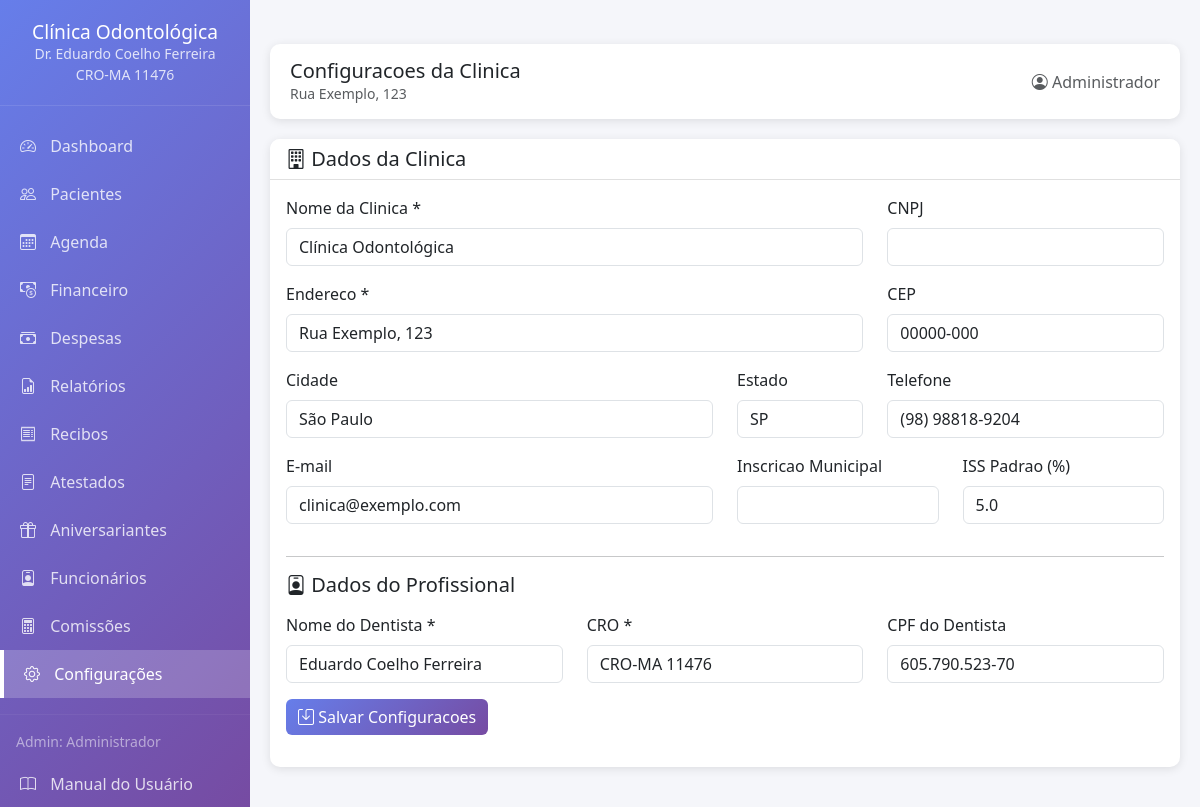
The page /configuracao (signed in) on the database its author committed.
### app.py (models this page shows, shortened)
class ConfiguracaoClinica(db.Model):
    __tablename__ = 'configuracao_clinica'
    id = db.Column(db.Integer, primary_key=True)
    nome_clinica = db.Column(db.String(200), nullable=False)
    endereco = db.Column(db.String(300), nullable=False)
    cidade = db.Column(db.String(100))
    estado = db.Column(db.String(2))
    cep = db.Column(db.String(10))
    email = db.Column(db.String(120))
    telefone = db.Column(db.String(20))
    nome_doutor = db.Column(db.String(200))
    cro = db.Column(db.String(20))
    cpf_doutor = db.Column(db.String(14))       # NOVO
    cnpj_clinica = db.Column(db.String(18))      # NOVO
    inscricao_municipal = db.Column(db.String(20))  # NOVO
    iss_percentual = db.Column(db.Float, default=5.0)  # NOVO
    @staticmethod
    def get_configuracao():
        config = ConfiguracaoClinica.query.first()
        return config

class Usuario(UserMixin, db.Model):
    __tablename__ = 'usuarios'
    id = db.Column(db.Integer, primary_key=True)
    username = db.Column(db.String(80), unique=True, nullable=False)
    password_hash = db.Column(db.String(200), nullable=False)
    nome_completo = db.Column(db.String(200))
    email = db.Column(db.String(120))
    cargo = db.Column(db.String(50), default='Dentista')
    cro = db.Column(db.String(20))
    cpf = db.Column(db.String(14))
    especialidade = db.Column(db.String(100))
    comissao_percentual = db.Column(db.Float, default=0.0)
    ativo = db.Column(db.Boolean, default=True)
    data_cadastro = db.Column(db.DateTime, default=datetime.utcnow)
    agendamentos = db.relationship('Agendamento', backref='profissional', lazy=True)
    tratamentos = db.relationship('FichaTratamento', backref='profissional', lazy=True)
    def tem_permissao(self, modulo):
        permissoes = {
            'Admin': [
                'dashboard', 'pacientes', 'ficha_clinica', 'ficha_ortodontica',
                'ficha_tratamento', 'odontograma', 'orcamento', 'agenda',
                'atestados', 'historico', 'aniversariantes', 'financeiro',
                'configuracao', 'funcionarios', 'comissoes', 'arquivos',
                'editar_pacientes', 'deletar_pacientes', 'editar_tratamentos',
                'excluir_tratamentos', 'ver_financeiro', 'editar_configuracao'
            ],
            'Dentista': [
                'dashboard', 'pacientes', 'ficha_clinica', 'ficha_ortodontica',
                'ficha_tratamento', 'odontograma', 'orcamento', 'agenda',
                'atestados', 'historico', 'aniversariantes', 'arquivos',
                'editar_tratamentos'
            ],
            'Secretaria': [
                'dashboard', 'pacientes', 'ficha_clinica', 'agenda',
                'atestados', 'aniversariantes', 'arquivos',
                'editar_pacientes'
            ],
            'Auxiliar': [
                'dashboard', 'pacientes', 'agenda', 'arquivos'
            ]
        }
        return modulo in permissoes.get(self.cargo, [])

### app.py (the view, shortened to what this page needs)
@app.route('/configuracao', methods=['GET', 'POST'])
@requer_permissao('editar_configuracao')
def configuracao():
    config = ConfiguracaoClinica.get_configuracao()
    return render_template('configuracao.html', config=config)

### app.py (called while the page is built)
@login_manager.user_loader
def load_user(user_id):
    return db.session.get(Usuario, int(user_id))

def requer_permissao(modulo):
    def decorator(f):
        @wraps(f)
        def decorated_function(*args, **kwargs):
            if not current_user.is_authenticated:
                return redirect(url_for('login'))
            if not current_user.tem_permissao(modulo):
                flash('Você não tem permissão para acessar esta área!', 'error')
                return redirect(url_for('dashboard'))
            return f(*args, **kwargs)
        return decorated_function
    return decorator

### templates/configuracao.html (shortened to what this page needs)
﻿{% extends "base.html" %}
{% block header_title %}Configuracoes da Clinica{% endblock %}
{% block content %}
<div class="card">
    <div class="card-header">
        <h5 class="mb-0"><i class="bi bi-building"></i> Dados da Clinica</h5>
    </div>
    <div class="card-body">
        <form method="POST">
            <div class="row">
                <div class="col-md-8 mb-3">
                    <label for="nome_clinica" class="form-label">Nome da Clinica *</label>
                    <input type="text" class="form-control" id="nome_clinica" name="nome_clinica" value="{{ config.nome_clinica }}" required>
                </div>
                <div class="col-md-4 mb-3">
                    <label for="cnpj_clinica" class="form-label">CNPJ</label>
                    <input type="text" class="form-control cnpj-mask" id="cnpj_clinica" name="cnpj_clinica" value="{{ config.cnpj_clinica or '' }}">
                </div>
            </div>
            <div class="row">
                <div class="col-md-8 mb-3">
                    <label for="endereco" class="form-label">Endereco *</label>
                    <input type="text" class="form-control" id="endereco" name="endereco" value="{{ config.endereco }}" required>
                </div>
                <div class="col-md-4 mb-3">
                    <label for="cep" class="form-label">CEP</label>
                    <input type="text" class="form-control cep-mask" id="cep" name="cep" value="{{ config.cep }}">
                </div>
            </div>
            <div class="row">
                <div class="col-md-6 mb-3">
                    <label for="cidade" class="form-label">Cidade</label>
                    <input type="text" class="form-control" id="cidade" name="cidade" value="{{ config.cidade }}">
                </div>
                <div class="col-md-2 mb-3">
                    <label for="estado" class="form-label">Estado</label>
                    <input type="text" class="form-control" id="estado" name="estado" value="{{ config.estado }}" maxlength="2">
                </div>
                <div class="col-md-4 mb-3">
                    <label for="telefone" class="form-label">Telefone</label>
                    <input type="text" class="form-control celular-mask" id="telefone" name="telefone" value="{{ config.telefone }}">
                </div>
            </div>
            <div class="row">
                <div class="col-md-6 mb-3">
                    <label for="email" class="form-label">E-mail</label>
                    <input type="email" class="form-control" id="email" name="email" value="{{ config.email }}">
                </div>
                <div class="col-md-3 mb-3">
                    <label for="inscricao_municipal" class="form-label">Inscricao Municipal</label>
                    <input type="text" class="form-control" id="inscricao_municipal" name="inscricao_municipal" value="{{ config.inscricao_municipal or '' }}">
                </div>
                <div class="col-md-3 mb-3">
                    <label for="iss_percentual" class="form-label">ISS Padrao (%)</label>
                    <input type="number" step="0.1" class="form-control" id="iss_percentual" name="iss_percentual" value="{{ config.iss_percentual or 5 }}">
                </div>
            </div>
            <hr>
            <h5 class="mb-3"><i class="bi bi-person-badge"></i> Dados do Profissional</h5>
            <div class="row">
                <div class="col-md-4 mb-3">
                    <label for="nome_doutor" class="form-label">Nome do Dentista *</label>
                    <input type="text" class="form-control" id="nome_doutor" name="nome_doutor" value="{{ config.nome_doutor }}" required>
                </div>
                <div class="col-md-4 mb-3">
                    <label for="cro" class="form-label">CRO *</label>
                    <input type="text" class="form-control cro-mask" id="cro" name="cro" value="{{ config.cro }}" required>
                </div>
                <div class="col-md-4 mb-3">
                    <label for="cpf_doutor" class="form-label">CPF do Dentista</label>
                    <input type="text" class="form-control cpf-mask" id="cpf_doutor" name="cpf_doutor" value="{{ config.cpf_doutor or '' }}">
                </div>
            </div>
            <button type="submit" class="btn btn-primary">
                <i class="bi bi-save"></i> Salvar Configuracoes
            </button>
        </form>
    </div>
</div>
{% endblock %}

### templates/base.html (shortened to what this page needs)
﻿<!DOCTYPE html>
<html lang="pt-BR">
<head>
    <link href="https://cdn.jsdelivr.net/npm/bootstrap@5.3.0/dist/css/bootstrap.min.css" rel="stylesheet">
    <link href="https://cdn.jsdelivr.net/npm/bootstrap-icons@1.11.0/font/bootstrap-icons.css" rel="stylesheet">
    <link href="https://cdnjs.cloudflare.com/ajax/libs/font-awesome/6.4.0/css/all.min.css" rel="stylesheet">
</head>
<body>
    <div class="sidebar">
        <div class="logo">
            <h4>{{ config.nome_clinica }}</h4>
            <small>Dr. {{ config.nome_doutor }}</small>
            <br>
            <small>{{ config.cro }}</small>
        </div>
        <nav class="nav flex-column mt-3">
            <a class="nav-link {{ 'active' if request.endpoint == 'dashboard' }}" href="{{ url_for('dashboard') }}">
                <i class="bi bi-speedometer2"></i> Dashboard
            </a>
            {% if current_user.tem_permissao('pacientes') %}
            <a class="nav-link {{ 'active' if 'pacientes' in request.endpoint }}" href="{{ url_for('listar_pacientes') }}">
                <i class="bi bi-people"></i> Pacientes
            </a>
            {% endif %}
            {% if current_user.tem_permissao('agenda') %}
            <a class="nav-link {{ 'active' if request.endpoint == 'agenda' }}" href="{{ url_for('agenda') }}">
                <i class="bi bi-calendar3"></i> Agenda
            </a>
            {% endif %}
            {% if current_user.tem_permissao('ver_financeiro') %}
            <a class="nav-link {{ 'active' if 'financeiro' in request.endpoint }}" href="{{ url_for('financeiro') }}">
                <i class="bi bi-cash-coin"></i> Financeiro
            </a>
            {% endif %}
            {% if current_user.tem_permissao('ver_financeiro') %}
            <a class="nav-link {{ 'active' if 'despesas' in request.endpoint }}" href="{{ url_for('despesas') }}">
                <i class="bi bi-cash-stack"></i> Despesas
            </a>
            {% endif %}
            {% if current_user.tem_permissao('ver_financeiro') %}
            <a class="nav-link {{ 'active' if 'relatorios' in request.endpoint }}" href="{{ url_for('relatorios') }}">
                <i class="bi bi-file-earmark-bar-graph"></i> Relatórios
            </a>
            {% endif %}
			{% if current_user.tem_permissao('ver_financeiro') %}
			<a class="nav-link {{ 'active' if 'recibos' in request.endpoint }}" href="{{ url_for('recibos') }}">
				<i class="bi bi-receipt"></i> Recibos
			</a>
			{% endif %}
            {% if current_user.tem_permissao('atestados') %}
            <a class="nav-link {{ 'active' if request.endpoint == 'atestados' }}" href="{{ url_for('atestados') }}">
                <i class="bi bi-file-text"></i> Atestados
            </a>
            {% endif %}
            {% if current_user.tem_permissao('aniversariantes') %}
            <a class="nav-link {{ 'active' if request.endpoint == 'aniversariantes' }}" href="{{ url_for('aniversariantes') }}">
                <i class="bi bi-gift"></i> Aniversariantes
            </a>
            {% endif %}
            {% if current_user.tem_permissao('funcionarios') %}
            <a class="nav-link {{ 'active' if 'funcionarios' in request.endpoint or request.endpoint == 'relatorio_comissoes' }}" href="{{ url_for('listar_funcionarios') }}">
                <i class="bi bi-person-badge"></i> Funcionários
            </a>
            {% endif %}
            {% if current_user.tem_permissao('comissoes') %}
            <a class="nav-link {{ 'active' if request.endpoint == 'relatorio_comissoes' }}" href="{{ url_for('relatorio_comissoes') }}">
                <i class="bi bi-calculator"></i> Comissões
            </a>
            {% endif %}
            {% if current_user.tem_permissao('editar_configuracao') %}
            <a class="nav-link {{ 'active' if request.endpoint == 'configuracao' }}" href="{{ url_for('configuracao') }}">
                <i class="bi bi-gear"></i> Configurações
            </a>
			{% endif %}
            <hr class="my-3" style="border-color: rgba(255,255,255,0.2);">
            <div class="px-3 mb-2">
                <small class="text-white-50">{{ current_user.cargo }}: {{ current_user.nome_completo }}</small>
            </div>
            <a class="nav-link" href="https://github.com/mileac/clinica-odontologica/blob/main/MANUAL.md" target="_blank">
				<i class="bi bi-book"></i> Manual do Usuário
			</a>
        </nav>
    </div>
    <div class="main-content">
        <div class="header-bar d-flex justify-content-between align-items-center">
            <div>
                <h5 class="mb-0">{% block header_title %}{% endblock %}</h5>
                <small class="text-muted">{{ config.endereco }}</small>
            </div>
            <div>
                <span class="text-muted">
                    <i class="bi bi-person-circle"></i> {{ current_user.nome_completo }}
                </span>
            </div>
        </div>
        {% block content %}{% endblock %}
    </div>
</body>
</html>

### templates/base.html (style rules this page uses)
:root { --primary-color: #1a73e8; --secondary-color: #4CAF50; --background-color: #f5f6fa; --sidebar-width: 250px; }
body { background-color: var(--background-color); font-family: 'Segoe UI', Tahoma, Geneva, Verdana, sans-serif; }
.sidebar { position: fixed; left: 0; top: 0; bottom: 0; width: var(--sidebar-width); background: linear-gradient(135deg, #667eea 0%, #764ba2 100%); color: white; z-index: 1000; overflow-y: auto; }
.sidebar .logo { padding: 20px; text-align: center; border-bottom: 1px solid rgba(255,255,255,0.1); }
.sidebar .logo h4 { margin: 0; font-size: 1.2rem; }
.sidebar .logo small { opacity: 0.8; }
.sidebar .nav-link { color: rgba(255,255,255,0.8); padding: 12px 20px; transition: all 0.3s; }
.sidebar .nav-link.active { color: white; background: rgba(255,255,255,0.2); border-left: 4px solid white; }
.sidebar .nav-link i { margin-right: 10px; }
.main-content { margin-left: var(--sidebar-width); padding: 20px; }
.header-bar { background: white; padding: 15px 20px; border-radius: 10px; box-shadow: 0 2px 10px rgba(0,0,0,0.1); margin-bottom: 20px; }
.card { border: none; border-radius: 10px; box-shadow: 0 2px 10px rgba(0,0,0,0.1); margin-bottom: 20px; }
.card-header { background: white; border-bottom: 1px solid #e0e0e0; border-radius: 10px 10px 0 0 !important; font-weight: 600; }
.btn-primary { background: linear-gradient(135deg, #667eea 0%, #764ba2 100%); border: none; }

### rows shown on the page
ConfiguracaoClinica: nome_clinica "Clínica Odontológica", nome_doutor "Eduardo Coelho Ferreira", cro "CRO-MA 11476", endereco "Rua Exemplo, 123", cep "00000-000", cidade "São Paulo", estado "SP", telefone "(98) 98818-9204", email "clinica@exemplo.com", iss_percentual "5.0", cpf_doutor "605.790.523-70"
Usuario: cargo "Admin", nome_completo "Administrador"
